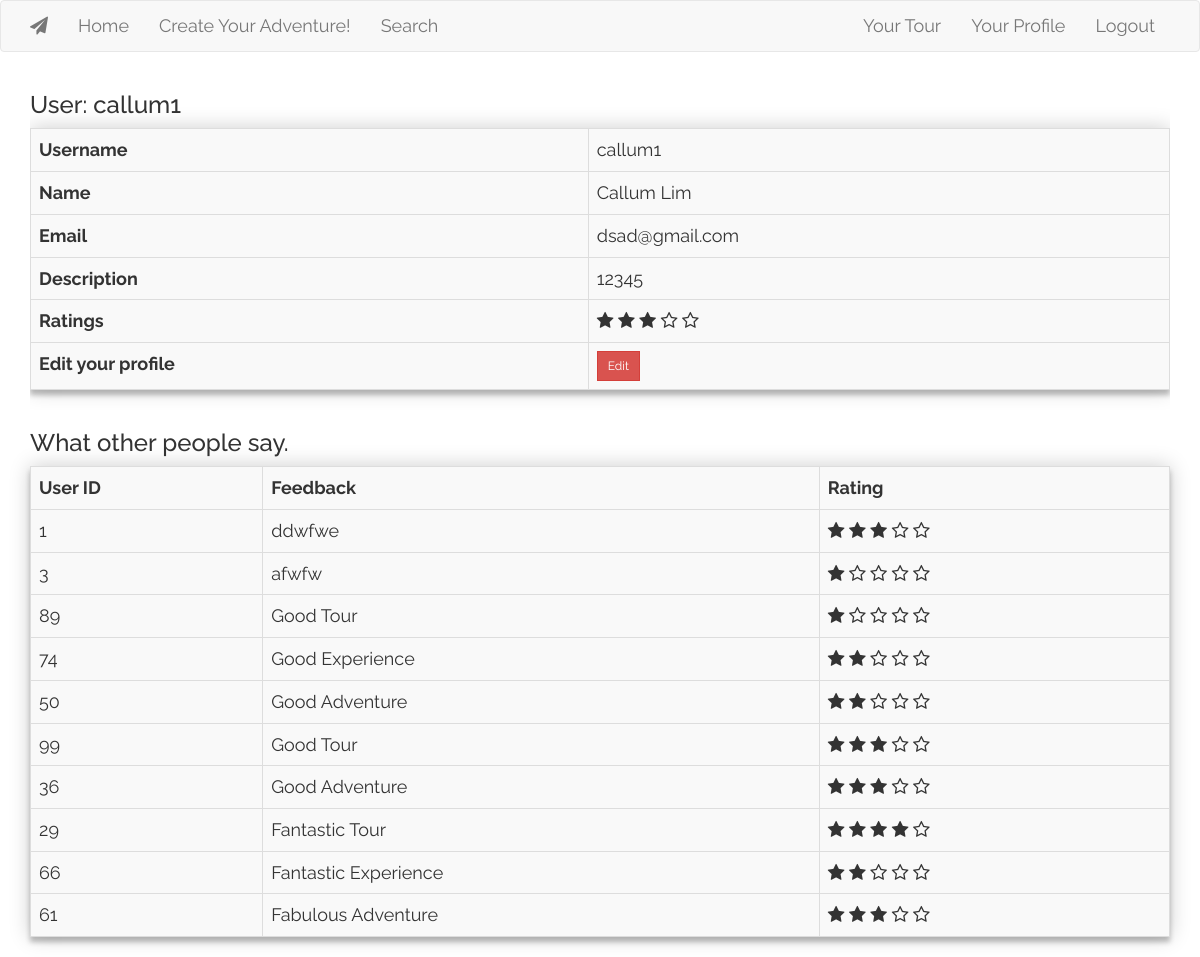
The app's page /profile/2 (signed in) with its own data.
### app/models.py (models this page shows, shortened)
class User(UserMixin, database.Model):
    id = database.Column(database.Integer, primary_key=True)
    username = database.Column(database.String(32), index=True, unique=True)
    name = database.Column((database.String(64)))
    email = database.Column(database.String(50), index=True, unique=True)
    password = database.Column(database.String(128))
    access = database.Column(database.String(10), default = '')
    description = database.Column(database.String(128))
    f_status = database.Column(database.Boolean, default = False)
    ratings = database.Column(database.Float)
    @classmethod
    def get_user(cls, user_id):
        return cls.query.get(user_id)

class UserFeedback(database.Model):
    id = database.Column(database.Integer, primary_key=True)
    user_id =  database.Column(database.Integer, database.ForeignKey('user.id'))
    user_rating = database.Column(database.Float)
    user_feedback = database.Column(database.String(128))
    by_user_id = database.Column(database.Integer)
    @classmethod
    def get_actual_feedback(cls, target_user, feedback = []):
        feedback = cls.query.filter(and_(cls.user_id == target_user, cls.user_feedback.isnot(None)))
        return feedback
    @classmethod
    def has_feedback(cls, target_user, by_user_id, feedback = None):
        feedback = cls.query.filter(and_(cls.user_id == target_user, cls.by_user_id == by_user_id)).first()
        return feedback

### app/routes.py (the view, shortened to what this page needs)
@app.route('/profile/<int:id>', methods = ['GET', 'POST'])
def profile(id):
    if current_user.is_authenticated:
        user = User.get_user(id)
        form = FeedbackForm()
        user_feedback = UserFeedback().get_actual_feedback(target_user = id)
        feedback = UserFeedback().has_feedback(target_user = id, by_user_id = current_user.id)
        return render_template('profile.html', user = user, form = form, feedback = feedback, user_feedbacks = user_feedback)
    else:
        flash('You need to login or register first!', 'warning')
        return redirect(url_for('login'))

### app/models.py (called while the page is built)
@login.user_loader
def load_user(id):
    return User.query.get(int(id))

### app/templates/profile.html (shortened to what this page needs)
{% extends "base.html" %}
{% block app_content %}
        <div class = "table-responsive">
                <table class = "table table-striped table-hover table-bordered">
                <h3>User: {{ user.username }}</h3>
                <tr>
                        <th>Username</th>
                        <td>{{user.username}}</td>
                </tr>
                <tr>
                        <th>Name</th>
                        <td>{{user.name}}</td>
                </tr>
                <tr>
                        <th>Email</th>
                        <td>{{user.email}}</td>
                </tr>
                <tr>
                        <th>Description</th>
                        <td>{{user.description}}</td>
                </tr>
                <tr>
                        <th>Ratings</th>
                        <td>
                        {% if current_user.id == user.id %}
                        <div class="star-rating main" data-toggle = "tooltip" data-placement="bottom" title = "{{ user.ratings }}  stars" >
                        {% else %}
                        <div class="star-rating" data-toggle = "tooltip" data-placement="bottom" title = "{{ user.ratings }}  stars - Rate me?" >
                        {% endif %}
                        <span class="fa fa-star-o" data-rating="1"></span>
                        <span class="fa fa-star-o" data-rating="2"></span>
                        <span class="fa fa-star-o" data-rating="3"></span>
                        <span class="fa fa-star-o" data-rating="4"></span>
                        <span class="fa fa-star-o" data-rating="5"></span>
                        </td>
                </tr>
                <tr>
                        {% if current_user.id == user.id %}
                        <th>Edit your profile</th>
                        <form action= "" method="post">
                            <td><a href="{{ url_for('editprofile', id=user.id) }}"><button type = "submit" class = "btn btn-secondary btn-sm btn-danger">{{ ('Edit') }}</a></button></td>
                        </form>
                        {% endif %}
                </tr>
        </table>
        </div>
        <h3>What other people say.</h3>
        <table class = "table table-striped table-hover table-bordered table-responsive left">
                <tr>
                        <th>User ID</th>
                        <th>Feedback</th>
                        <th>Rating</th>
                </tr>
                {% for user_feedback in user_feedbacks %}
                        {% if user_feedback.user_id is not none %}
                        <tr>
                                <td>{{user_feedback.by_user_id}}</td>
                                <td>{{user_feedback.user_feedback}}</td>
                                <td>
                                        <div class="star-rating main" data-toggle = "tooltip" data-placement="right" title = "{{ user_feedback.user_rating }}  stars" >
                                        <span class="fa fa-star-o" data-rating="1"></span>
                                        <span class="fa fa-star-o" data-rating="2"></span>
                                        <span class="fa fa-star-o" data-rating="3"></span>
                                        <span class="fa fa-star-o" data-rating="4"></span>
                                        <span class="fa fa-star-o" data-rating="5"></span>
                               </div>
                                </td>
                        </tr>
                        {% else %}
                        <tr><td>No feedback yet!</td></tr>
                {% endif %}
                {% endfor %}
        </div>
{% endblock %}

### app/static/main.css (style rules this page uses)
table { width: 100% !important; align-content: center !important; box-shadow: 0 0 20px 0 rgba(0, 0, 0, 0.2), 0 5px 5px 0 rgba(0, 0, 0, 0.24); background: #F9F9F9; }
body { font: 18px Raleway, sans-serif !important; }
a, a:hover, a:active, a:visited { color: white; }
form { background: #F9F9F9; padding: 25px; margin: 150px 0; box-shadow: 0 0 20px 0 rgba(0, 0, 0, 0.2), 0 5px 5px 0 rgba(0, 0, 0, 0.24); }
.btn { border-radius: 0; }

### records on screen
User: username "callum1", name "Callum Lim", email "dsad@gmail.com", description "12345"
UserFeedback: by_user_id "1", user_feedback "ddwfwe"
UserFeedback: by_user_id "3", user_feedback "afwfw"
UserFeedback: by_user_id "89", user_feedback "Good Tour"
UserFeedback: by_user_id "74", user_feedback "Good Experience"
UserFeedback: by_user_id "50", user_feedback "Good Adventure"
UserFeedback: by_user_id "99", user_feedback "Good Tour"
UserFeedback: by_user_id "36", user_feedback "Good Adventure"
UserFeedback: by_user_id "29", user_feedback "Fantastic Tour"
UserFeedback: by_user_id "66", user_feedback "Fantastic Experience"
UserFeedback: by_user_id "61", user_feedback "Fabulous Adventure"

### other values on screen
{{ ('Edit') }} "Edit"
